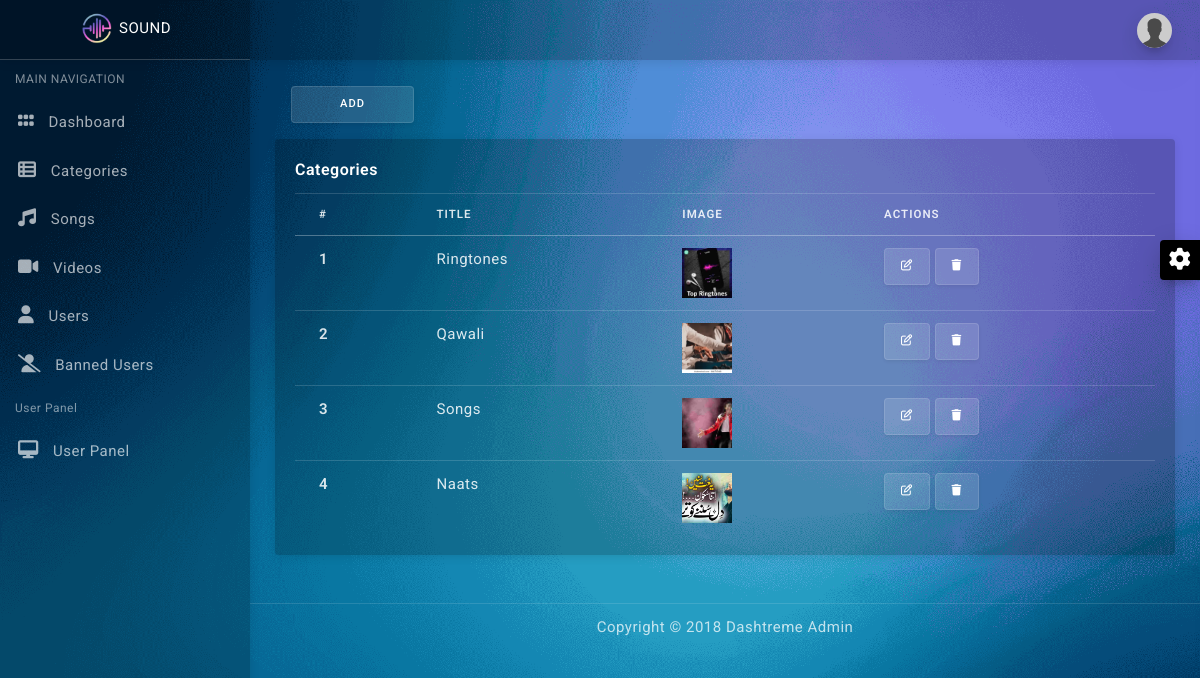
The app's page /admin/category_show.php (signed in) with its own data.
### tables this page shows
CREATE TABLE `users` (
  `id` int(10) UNSIGNED NOT NULL,
  `full_name` varchar(255) NOT NULL,
  `username` varchar(255) NOT NULL,
  `email` varchar(255) NOT NULL,
  `password` varchar(255) NOT NULL,
  `user_role` varchar(15) NOT NULL,
  `profile_pic` varchar(255) NOT NULL DEFAULT 'dp_placeholder.png',
  `date_registered` date NOT NULL DEFAULT current_timestamp()
);

CREATE TABLE `categories` (
  `id` int(10) UNSIGNED NOT NULL,
  `title` varchar(255) NOT NULL,
  `category_img` varchar(255) NOT NULL
);

### admin/category_show.php (the view, shortened to what this page needs)
<?php
include("./components/header.php");
?>
<div class="content-wrapper">
  <div class="container-fluid">
    <a href="./category_add.php" type="submit" class="btn btn-light px-5 m-3">Add</a>
    <div class="row">
      <div class="col-lg-12">
        <div class="card">
          <div class="card-body">
            <h5 class="card-title">Categories</h5>
            <div class="table-responsive">
              <table class="table table-hover">
                <thead>
                  <tr>
                    <th scope="col">#</th>
                    <th scope="col">Title</th>
                    <th scope="col">Image</th>
                    <th scope="col">Actions</th>
                  </tr>
                </thead>
                <tbody>
                  <?php
                  $sql_category_show = "SELECT * FROM categories;";
                  $result_category_show = mysqli_query($conn, $sql_category_show);
                  $serial_number = 1;
                  if ($result_category_show) {
                    if (mysqli_num_rows($result_category_show) > 0) {
                      while ($row = mysqli_fetch_assoc($result_category_show)) {
                  ?>
                    <tr>
                      <th scope="row"><?php echo $serial_number;?></th>
                      <td><?php echo $row['title'];?></td>
                      <td><div class="cat_img" style="width: 50px; height: 50px; border-radius: 10px;"><img src="../images/<?php echo $row['category_img'];?>" style="object-fit: cover; overflow: hidden; width: 100%; height: 100%;" alt=""></div></td>
                      <td>
                        <a href="./category_update.php?id=<?php echo $row["id"];?>" type="submit" class="btn btn-light px-3"><i class="fa-regular fa-pen-to-square"></i></a>
                        <a href="./category_delete.php?id=<?php echo $row["id"];?>" type="submit" class="btn btn-light px-3"><i class="fa-solid fa-trash"></i></a>
                      </td>
                    </tr>
                  <?php
                        $serial_number++;
                      }
                    }
                  }
                  ?>
                </tbody>
              </table>
            </div>
          </div>
        </div>
      </div>
    </div>
  </div>
</div>
<?php
include("./components/footer.php");
?>

### admin/components/header.php (shortened to what this page needs)
<?php
include("../config/connection.php");
$username = $_SESSION["admin"];
$sql_admin_profile = "SELECT * FROM users WHERE username='$username'";
$result_admin_profile = mysqli_fetch_assoc(mysqli_query($conn, $sql_admin_profile));
$profile_pic = $result_admin_profile["profile_pic"];
?>
<!DOCTYPE html>
<html lang="en">
<head>
    <link href="assets/plugins/simplebar/css/simplebar.css" rel="stylesheet" />
    <link href="assets/css/bootstrap.min.css" rel="stylesheet" />
    <link href="assets/css/sidebar-menu.css" rel="stylesheet" />
    <link href="assets/css/app-style.css" rel="stylesheet" />
    <link rel="stylesheet" href="https://cdnjs.cloudflare.com/ajax/libs/font-awesome/6.5.2/css/all.min.css" />
</head>
<body class="bg-theme bg-theme1">
    <div id="wrapper">
        <div id="sidebar-wrapper" data-simplebar="" data-simplebar-auto-hide="true">
            <div class="brand-logo">
                <a href="index.php" style="display: flex; align-items: center; justify-content: center;">
                    <img src="../logo.png" class="logo-icon" alt="logo icon">
                    <h5 class="logo-text">SOUND</h5>
                </a>
            </div>
            <ul class="sidebar-menu do-nicescrol">
                <li class="sidebar-header">MAIN NAVIGATION</li>
                <li>
                    <a href="./index.php">
                        <i class="fa-solid fa-grip"></i> <span>Dashboard</span>
                    </a>
                </li>
                <li>
                    <a href="./category_show.php">
                        <i class="fa-solid fa-table-list"></i> <span>Categories</span>
                    </a>
                </li>
                <li>
                    <a href="./songs_show.php">
                        <i class="fa-solid fa-music"></i> <span>Songs</span>
                    </a>
                </li>
                <li>
                    <a href="./videos_show.php">
                        <i class="fa-solid fa-video"></i> <span>Videos</span>
                    </a>
                </li>
                <li>
                    <a href="./users_show.php">
                        <i class="fa-solid fa-user"></i> <span>Users</span>
                    </a>
                </li>
                <li>
                    <a href="./banned_users_show.php">
                        <i class="fa-solid fa-user-slash"></i> <span>Banned Users</span>
                    </a>
                </li>
                <li class="sidebar-header">User Panel</li>
                <li><a href="../index.php"><i class="fa-solid fa-desktop"></i> <span>User Panel</span></a></li>
            </ul>
        </div>
        <header class="topbar-nav">
            <nav class="navbar navbar-expand fixed-top">
                <ul class="navbar-nav mr-auto align-items-center">
                    <li class="nav-item">
                        <a class="nav-link toggle-menu" href="javascript:void();">
                        </a>
                    </li>
                </ul>
                <ul class="navbar-nav align-items-center right-nav-link">
                    <li class="nav-item">
                        <a class="nav-link dropdown-toggle dropdown-toggle-nocaret" data-toggle="dropdown" href="#">
                            <span class="user-profile"><img src="../images/<?php echo $profile_pic; ?>" class="img-circle" alt="user avatar"></span>
                        </a>
                    </li>
                </ul>
            </nav>
        </header>

### admin/assets/css/sidebar-menu.css (style rules this page uses)
.sidebar-menu { list-style: none; margin: 0; padding: 0; background-color: transparent; }
.sidebar-menu>li { position: relative; margin: 0; padding: 0; }
.sidebar-menu>li>a { padding: 13px 5px 13px 15px; display: block; border-left: 3px solid transparent; color: rgba(255, 255, 255, 0.65); font-size: 15px; }
.sidebar-menu li.sidebar-header { padding: 10px 25px 10px 15px; font-size: 12px; color: rgba(255, 255, 255, 0.5); }
.sidebar-menu a { color: #b8c7ce; text-decoration: none; }

### records on screen
users: profile_pic (placeholder picture)
categories: title "Ringtones", category_img (picture)
categories: title "Qawali", category_img (picture)
categories: title "Songs", category_img (picture)
categories: title "Naats", category_img (placeholder picture)
